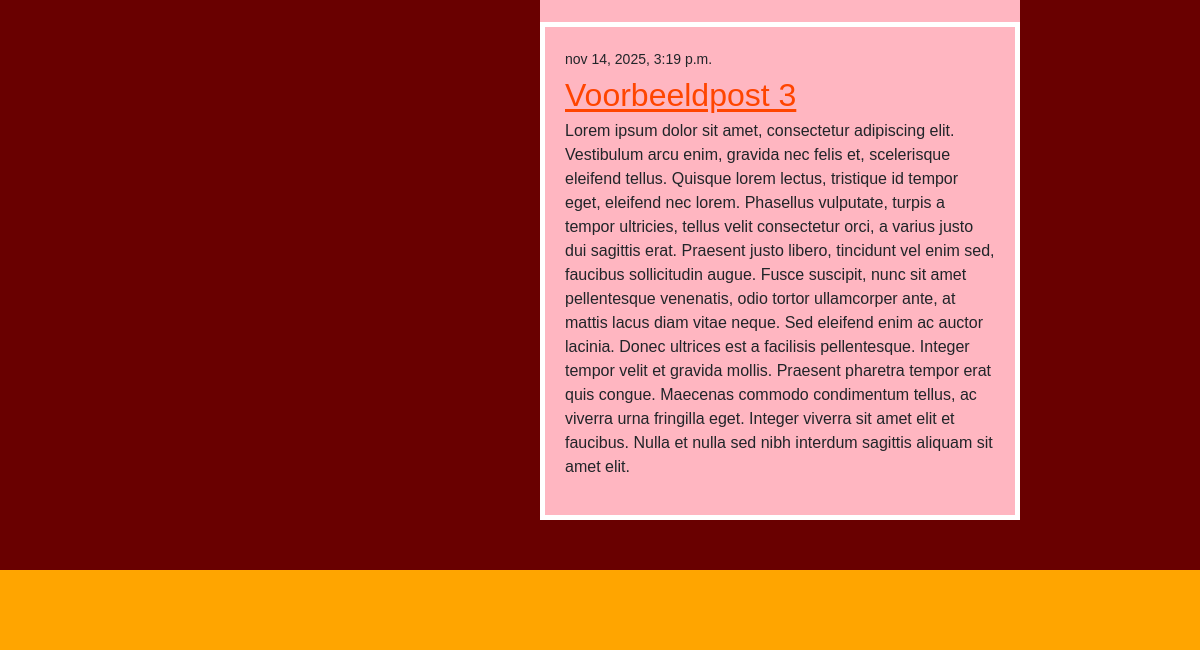
The app's page / (lower part), older data.
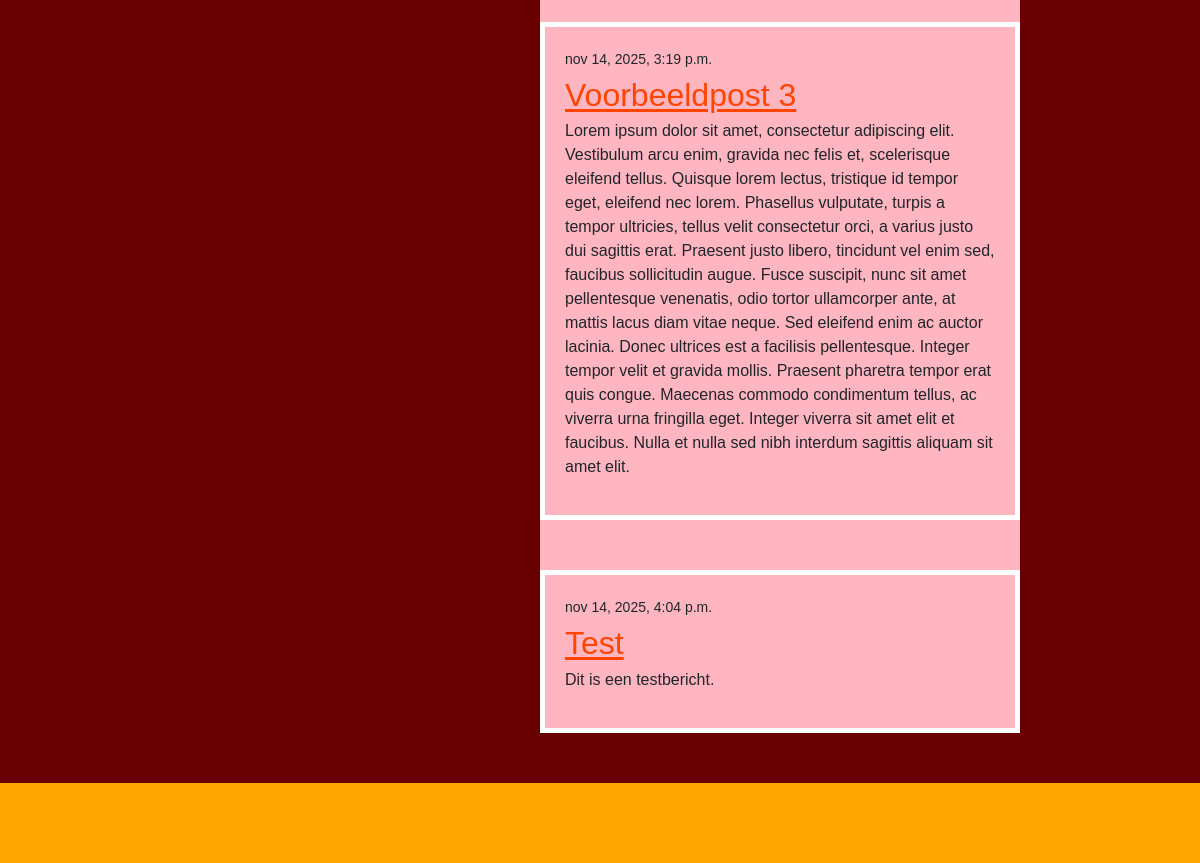
The same page, newer data.
### blog/models.py (models this page shows, shortened)
class Post(models.Model):
    author = models.ForeignKey(
        settings.AUTH_USER_MODEL,
        on_delete=models.CASCADE
    )
    title = models.CharField(max_length=200)
    text = models.TextField()
    created_date = models.DateTimeField(default=timezone.now)
    published_date = models.DateTimeField(blank=True, null=True)

### blog/views.py (the view)
# urls.py: path('', views.post_list, name='post_list'),
def post_list(request):
    posts = Post.objects.filter(published_date__lte=timezone.now()).order_by('published_date')
    return render(request, 'blog/post_list.html', {'posts': posts})

### blog/templates/blog/post_list.html (shortened to what this page needs)
{% load static %}
<!DOCTYPE html>
<html lang="en">
<head>
    <link href="https://cdn.jsdelivr.net/npm/bootstrap@5.1.3/dist/css/bootstrap.min.css" rel="stylesheet"
>
    <link rel="stylesheet" href="{% static 'css/stijl.css' %}">
</head>
<body>
    <section>
        {% block content %}
        {% for post in posts %}
        <article class="post">
            <time class="date">
                {{ post.published_date }}
            </time>
            <h2><a href="">{{ post.title }}</a></h2>
            <p>{{ post.text|linebreaksbr }}</p>
        </article>
        {% endfor %}
        {% endblock %}
    </section>
    <footer>
    </footer>
</body>
</html>

### blog/static/css/stijl.css (style rules this page uses)
body { background-color: #690000; margin: 0; padding: 0; font-family: Arial, sans-serif; }
a { color: black; }
section { width: 40%; max-width: 500px; background-color: lightpink; margin: 40px 5% 20px 45%; }
.post { padding: 20px; margin-bottom: 50px; border: 5px solid white; }
.post h2 { margin: 5px 0; }
.post h2 a { text-decoration: underline; text-decoration-color: orangered; text-underline-offset: 3px; color: orangered; }
.date { font-size: 14px; }
footer { margin-top: 50px; background-color: orange; height: 80px; }

Row changes from the older to the newer data that the page shows:
added Post: published_date "nov 14, 2025, 4:04 p.m.", title "Test", text "Dit is een testbericht."
